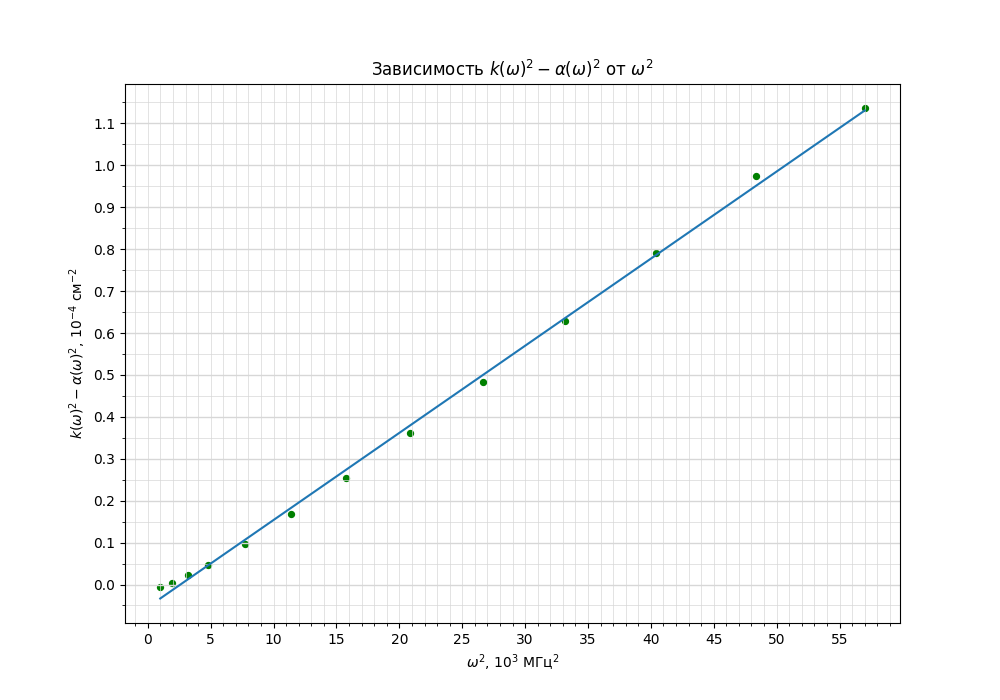

Recreate this plot in Python.
import numpy as np
import matplotlib.pyplot as plt
from matplotlib.ticker import MultipleLocator

plt.figure(figsize=(10,7))  #Размер изображения
plt.title(r'Зависимость $k(\omega)^2-\alpha(\omega)^2$ от $\omega^2$') # Заголовок

x = [
    986.9604401,	1934.442463,	3197.751826,	4776.88853,	7737.76985,	
    11409.26269,	15791.36704,	20884.08291,	26687.4103,	33201.34921,
    40425.89963,	48361.06157,	57006.83502
    ] # Координата x


y = [
    -0.005050709,	0.003686051,	0.02161988,	0.046077775,	0.097115814,
     0.168798514,	0.254543112,	0.36233473,	0.482551556,	0.627954565,
     0.791797308,	0.974058497,	1.135649977
    ] # Координата y


x = [_x/1000 for _x in x]

plt.scatter(x, y, s=18, c='green')  # Экспериментальные точки на графике

plt.ylabel(r'$k(\omega)^2-\alpha(\omega)^2$, $10^{-4}$ см$^{-2}$') # Подпись абсцисс
plt.xlabel(r'$\omega^2$, $10^3$ МГц$^2$') # Подпись ординат

p = np.polyfit(x, y, deg=1) # Построение кривой по мнк
p_f = np.poly1d(p)
plt.plot(x, p_f(x))
print(p_f)


DP = 2
ax = plt.gca()

## Характеристики сетки

ax.yaxis.set_minor_locator(MultipleLocator(0.05))
ax.yaxis.set_major_locator(MultipleLocator(0.1))
ax.xaxis.set_minor_locator(MultipleLocator(1))
ax.xaxis.set_major_locator(MultipleLocator(5))
ax.yaxis.grid(True,'major',linewidth=2/DP,linestyle='-',color='#d7d7d7')
ax.xaxis.grid(True,'minor',linewidth=1/DP,linestyle='-',color='#d7d7d7')
ax.yaxis.grid(True,'minor',linewidth=1/DP,linestyle='-',color='#d7d7d7')
ax.xaxis.grid(True,'major',linewidth=1/DP,linestyle='-',color='#d7d7d7',zorder=0)

plt.savefig('charact_plot')